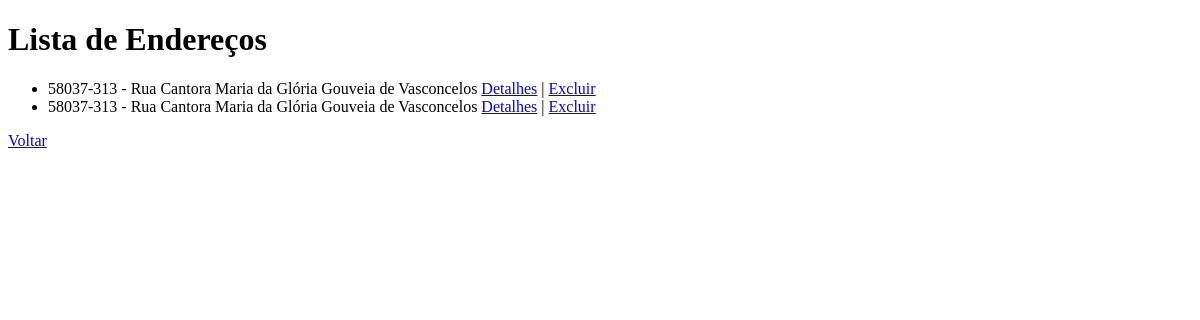
The page /list/ on the database as committed earlier.
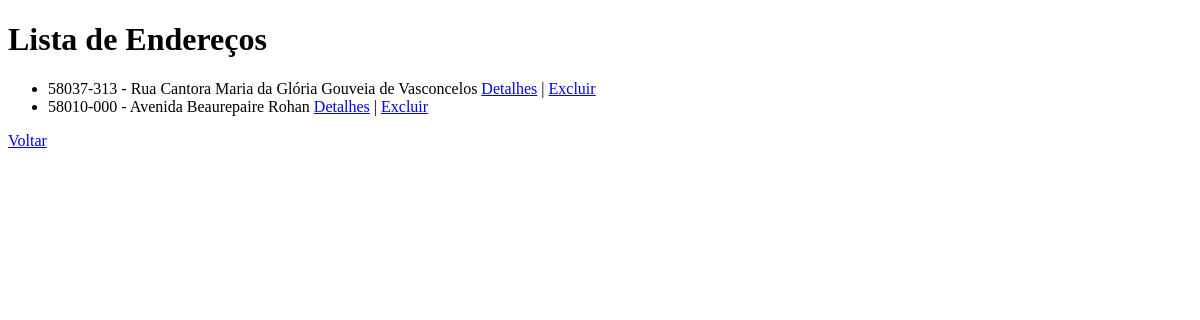
The same page on the database as committed later.
### core/models.py (models this page shows, shortened)
class Endereco(models.Model):
    rua = models.CharField(max_length=100)
    bairro = models.CharField(max_length=100)
    cidade = models.CharField(max_length=100)
    estado = models.CharField(max_length=100)
    cep = models.CharField(max_length=20)

### core/views.py (the view)
# urls.py: path('list/', EnderecoListView.as_view(), name = 'list'),
class EnderecoListView(ListView):
    model = Endereco
    template_name = "Endereco/Endereco_list.html"
    context_object_name = "enderecos"

### core/templates/Endereco/Endereco_list.html (shortened to what this page needs)
<!DOCTYPE html>
<html lang="pt-br">
<head>
</head>
<body>
    <h1>Lista de Endereços</h1>
    <ul>
        {% for e in enderecos %}
            <li>
                {{ e.cep }} - {{ e.rua }}
                <a href="{% url 'detail' e.id %}">Detalhes</a> |
                <a href="{% url 'delete' e.id %}">Excluir</a>
            </li>
        {% empty %}
            <li>Nenhum endereço cadastrado.</li>
        {% endfor %}
    </ul>
    <a href="{% url 'home' %}">Voltar</a>
</body>
</html>

Rows that differ between the two databases and show on the page:
removed Endereco: cep "58037-313", rua "Rua Cantora Maria da Glória Gouveia de Vasconcelos"
added Endereco: cep "58010-000", rua "Avenida Beaurepaire Rohan"
